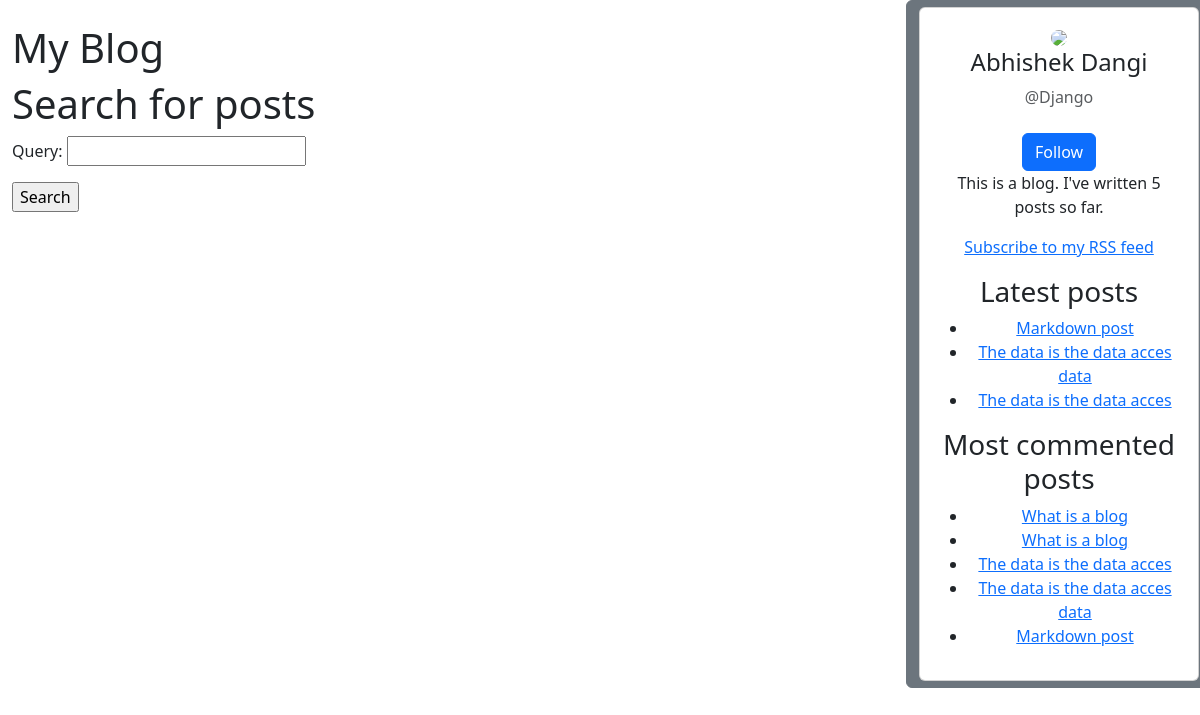
The app's page /blog/search/ with its own data.
### blog/models.py (models this page shows, shortened)
class Post(models.Model):
     class Status(models.TextChoices):
          DRAFT = 'DF', 'Draft'
          PUBLISHED = 'PB', 'Published'
     title = models.CharField(max_length=250)
     slug = models.SlugField(max_length=250, unique_for_date='publish')
     author = models.ForeignKey(User, on_delete=models.CASCADE, related_name='blog_posts')
     body = models.TextField()
     publish = models.DateTimeField(default=timezone.now)
     created = models.DateTimeField(auto_now_add=True)
     updated = models.DateTimeField(auto_now=True)
     status = models.CharField(max_length=2, choices=Status.choices, default=Status.DRAFT)
     objects = models.Manager() # The default manager.
     published = PublishedManager()
     tags = TaggableManager()
     class Meta:
          ordering = ["-publish"]
          indexes = [
          models.Index(fields=["-publish"]),
          ]
     def get_absolute_url(self):
          return reverse('blog:post_detail', args=[self.publish.year, self.publish.month,self.publish.day,self.slug])

### blog/views.py (the view, shortened to what this page needs)
# urls.py: path('search/', views.post_search, name='post_search'),
def post_search(request):
    form = SearchForm()
    query = None
    results = []
    return render(
        request,
        "blog/post/search.html",
        {"form": form, "query": query, "results": results},
    )

### blog/forms.py
class SearchForm(forms.Form):
     query = forms.CharField()

### blog/models.py (called while the page is built)
     def get_queryset(self):
          return super().get_queryset()\
               .filter(status=Post.Status.PUBLISHED)

### blog/templatetags/blog_tags.py (called while the page is built)
@register.simple_tag
def total_posts():
    return Post.published.count()

@register.inclusion_tag('blog/post/latest_posts.html')
def show_latest_posts(count=5):
     latest_posts = Post.published.order_by('-publish')[:count]
     return {'latest_posts': latest_posts}

@register.simple_tag
def get_most_commented_posts(count=5):
     return Post.published.annotate(total_comments=Count('comments')).order_by('-total_comments')[:count]

### templates/blog/post/search.html (shortened to what this page needs)
{% extends "blog/base.html" %}
{% load blog_tags %}
{% block content %}
{% if query %}
<h1>Posts containing "{{ query }}"</h1>
<h3>
     {% with results.count as total_results %}
     Found {{ total_results }} result{{ total_results|pluralize }}
     {% endwith %}
</h3>
{% for post in results %}
<h4>
     <a href="{{ post.get_absolute_url }}">
          {{ post.title }}
     </a>
</h4>
{{ post.body|markdown|truncatewords_html:12 }}
{% empty %}
<p>There are no results for your query.</p>
{% endfor %}
<p><a href="{% url 'blog:post_search' %}">Search again</a></p>
{% else %}
<h1>Search for posts</h1>
<form method="get">
     {{ form.as_p }}
     <input type="submit" value="Search">
</form>
{% endif %}
{% endblock %}

### templates/blog/base.html (shortened to what this page needs)
{% load blog_tags %}
{% load static %}
<!doctype html>
<html lang="en">
<head>
     <link href="https://cdn.jsdelivr.net/npm/bootstrap@5.3.2/dist/css/bootstrap.min.css" rel="stylesheet"
>
</head>
<body>
     <div class="row">
          <div class="col-sm-9 p-4">
               <h1 class="">My Blog</h1>
               {% block content %}
               {% endblock %}
          </div>
          <div class="col-sm-3 btn btn-secondary">
               <div class="card">
                    <div class="card-body text-center">
                         <img src="https://mdbcdn.b-cdn.net/img/Photos/new-templates/bootstrap-chat/ava2-bg.webp"
                              class="rounded-circle img-fluid" style="width: 100px;" />
                         <h4 class="mb-2">Abhishek Dangi</h4>
                         <p class="text-muted mb-4">@Django</p>
                         <a href="#" class="btn btn-primary">Follow</a>
                         <p>This is a blog.
                              I've written {% total_posts %} posts so far.
                         </p>
                         <p>
                              <a href="{% url 'blog:post_feed' %}">
                                   Subscribe to my RSS feed
                              </a>
                         </p>
                         <h3>Latest posts</h3>
                         {% show_latest_posts 3 %}
                         <h3>Most commented posts</h3>
                         {% get_most_commented_posts as most_commented_posts %}
                         <ul>
                              {% for post in most_commented_posts %}
                              <li>
                                   <a href="{{ post.get_absolute_url }}">{{ post.title }}</a>
                              </li>
                              {% endfor %}
                    </div>
               </div>
          </div>
     </div>
</body>
</html>

### templates/blog/post/latest_posts.html
<ul>
     {% for post in latest_posts %}
     <li>
     <a href="{{ post.get_absolute_url }}">{{ post.title }}</a>
     </li>
     {% endfor %}
    </ul>

### records on screen
Post: title "Markdown post"
Post: title "The data is the data acces data"
Post: title "The data is the data acces"
Post: title "What is a blog"
Post: title "What is a blog"
